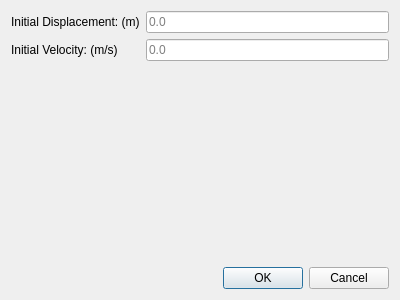
<?xml version="1.0" encoding="UTF-8"?>
<ui version="4.0">
 <class>BoundaryConditionsDialog</class>
 <widget class="QDialog" name="BoundaryConditionsDialog">
  <property name="geometry">
   <rect>
    <x>0</x>
    <y>0</y>
    <width>400</width>
    <height>300</height>
   </rect>
  </property>
  <property name="windowTitle">
   <string>Boundary Conditions</string>
  </property>
  <layout class="QVBoxLayout" name="verticalLayout">
   <item>
    <layout class="QFormLayout" name="formLayout">
     <item row="0" column="0">
      <widget class="QLabel" name="label">
       <property name="text">
        <string>Initial Displacement: (m)</string>
       </property>
      </widget>
     </item>
     <item row="0" column="1">
      <widget class="QLineEdit" name="initialDisplacementLineEdit">
       <property name="placeholderText">
        <string>0.0</string>
       </property>
      </widget>
     </item>
     <item row="1" column="0">
      <widget class="QLabel" name="label_2">
       <property name="text">
        <string>Initial Velocity: (m/s)</string>
       </property>
      </widget>
     </item>
     <item row="1" column="1">
      <widget class="QLineEdit" name="initialVelocityLineEdit">
       <property name="placeholderText">
        <string>0.0</string>
       </property>
      </widget>
     </item>
    </layout>
   </item>
   <item>
    <widget class="QDialogButtonBox" name="buttonBox">
     <property name="orientation">
      <enum>Qt::Horizontal</enum>
     </property>
     <property name="standardButtons">
      <set>QDialogButtonBox::Cancel|QDialogButtonBox::Ok</set>
     </property>
    </widget>
   </item>
  </layout>
 </widget>
 <resources/>
 <connections>
  <connection>
   <sender>buttonBox</sender>
   <signal>accepted()</signal>
   <receiver>BoundaryConditionsDialog</receiver>
   <slot>accept()</slot>
   <hints>
    <hint type="sourcelabel">
     <x>248</x>
     <y>254</y>
    </hint>
    <hint type="destinationlabel">
     <x>157</x>
     <y>274</y>
    </hint>
   </hints>
  </connection>
  <connection>
   <sender>buttonBox</sender>
   <signal>rejected()</signal>
   <receiver>BoundaryConditionsDialog</receiver>
   <slot>reject()</slot>
   <hints>
    <hint type="sourcelabel">
     <x>316</x>
     <y>260</y>
    </hint>
    <hint type="destinationlabel">
     <x>286</x>
     <y>274</y>
    </hint>
   </hints>
  </connection>
 </connections>
</ui>
